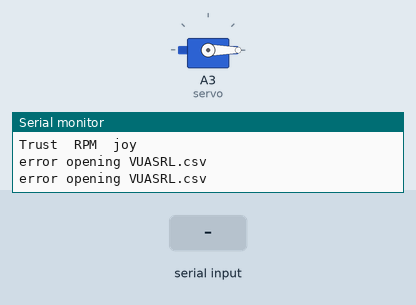
Recording of a sketch running on a simulated Arduino Uno, built with avr-gcc and run on an emulated ATmega328P. On the bench: servo, the last lines printed to the serial monitor. The inputs (shaded band) are chosen by the test bench. The local clock reads 2024-03-15 10:24:30 at power-on unless the sketch sets it; storage starts empty.

Above: at 1.2 s.
1.3 s: "200\n" received over Serial
At 2.6 s:
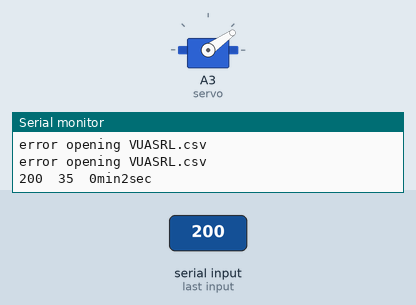
4.3 s: "90,45\n" received over Serial
At 5.3 s:
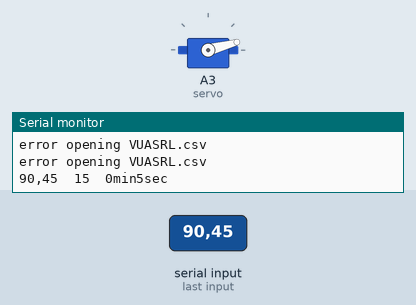
Timing chart, 0 to 7.6 s (numbered marks = the images above; inputs shaded):
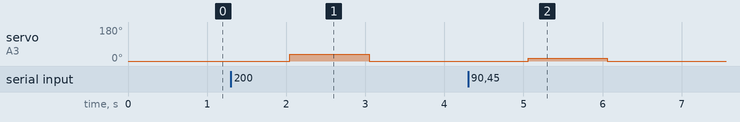

The sketch:

sd_servo_rtc_.ino
```cpp
#include <SPI.h>
#include <SD.h>
#include "RTClib.h"
#include <Wire.h>
#include <stdio.h>
#include<Servo.h>


const int chipSelect = 4;

// mosi 11, sck13, miso 12
Servo servo;

RTC_DS1307 rtc;
int sec = 0;
int min = 0;
int counter = 0;

String MyString;
String Parameter1= "VUASRL";
unsigned char Parameter2;
String Parameter3 = ".csv";


void setup() {
 Serial.begin(9600);

 Serial.println("Initializing SD card..");

 SD.begin(chipSelect) ;

   rtc.begin();

   DateTime now = rtc.now();

   unsigned char Parameter2 = now.minute();

   MyString = Parameter1 + Parameter2 + Parameter3;

   File dataFile = SD.open(MyString, FILE_WRITE);

    dataFile.println(__TIME__);
    dataFile.print("Trust\t");
    dataFile.print("RPM\t");
    dataFile.print("Joy\t");
    dataFile.println("Time");
    dataFile.close();

    Serial.print("Trust\t");
    Serial.print("RPM\t");
    Serial.println("joy\t");

  if (! rtc.begin())
  {
    Serial.print("Couldn't fine RTC");
    while (1);
  }

  if (! rtc.isrunning())
  {
    Serial.println("RTC is NOT running, let's set the time!");
  }
    rtc.adjust(DateTime(F(__DATE__), F(__TIME__)));

}

void loop() {

  sec = millis()/1000-60*counter;
  if(sec == 60) { counter++;min++;}

  servo.attach(A3);
  servo.write(0);

 if(Serial.available())
 {
  File dataFile = SD.open(MyString, FILE_WRITE);  //csv하면 엑셀 txt하면 메모장

   if (dataFile)
   {
    String str = Serial.readStringUntil('\n');
    Serial.print(str); // 넘어온 값 tap
    Serial.print('\t');

    int index1 = str.indexOf('\t');
    int inString1 = str.substring(0, index1).toInt(); //servo 구동값 int형으로 수
    inString1 = map(inString1, 0, 1023, 0, 180); //넘어온 저항값 PWM값으로 매

    servo.write(inString1);

    Serial.print(inString1); //servo 작동
    Serial.print('\t'); //min, sec(timer)
    Serial.print(min);
    Serial.print("min");
    Serial.print(sec);
    Serial.print("sec");
    Serial.println();

    dataFile.print(str);
    dataFile.print("\t");                      //여기에 출력되는 값을 적어준다,.
    dataFile.print(min);
    dataFile.print(':');
    dataFile.println(sec);

    dataFile.close();

  }
 }

  else
  {
    Serial.println("error opening VUASRL.csv");
  }
  delay (1000);

}
```

Measured:
- after the input at 1.3 s, servo on A3 (servo): 0° → 35° after 0.75 s, → 0° 1.0 s later
- after the input at 4.3 s, servo on A3 (servo): 0° → 15° after 0.76 s, → 0° 1.0 s later
